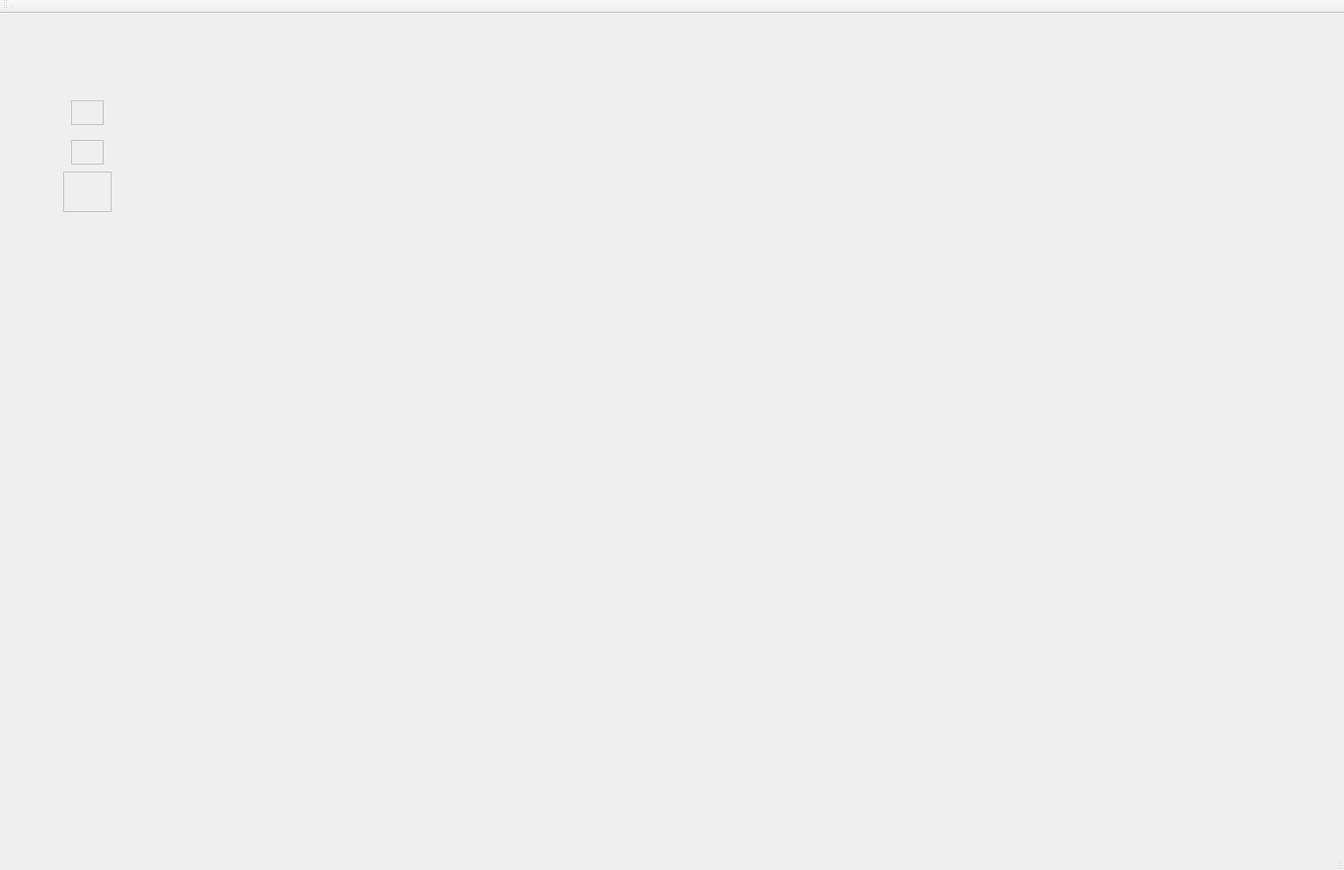
<?xml version="1.0" encoding="UTF-8"?>
<ui version="4.0">
 <class>MainWindow</class>
 <widget class="QMainWindow" name="MainWindow">
  <property name="geometry">
   <rect>
    <x>0</x>
    <y>0</y>
    <width>1700</width>
    <height>1100</height>
   </rect>
  </property>
  <property name="minimumSize">
   <size>
    <width>1700</width>
    <height>1100</height>
   </size>
  </property>
  <property name="maximumSize">
   <size>
    <width>1700</width>
    <height>1100</height>
   </size>
  </property>
  <property name="windowTitle">
   <string>MainWindow</string>
  </property>
  <widget class="QWidget" name="centralwidget">
   <property name="layoutDirection">
    <enum>Qt::RightToLeft</enum>
   </property>
   <widget class="QWidget" name="widget" native="true">
    <property name="geometry">
     <rect>
      <x>0</x>
      <y>0</y>
      <width>1700</width>
      <height>1000</height>
     </rect>
    </property>
    <property name="minimumSize">
     <size>
      <width>1700</width>
      <height>1000</height>
     </size>
    </property>
    <property name="maximumSize">
     <size>
      <width>1700</width>
      <height>1000</height>
     </size>
    </property>
    <property name="styleSheet">
     <string notr="true">image: url(:/map.png);</string>
    </property>
    <widget class="QFrame" name="frame">
     <property name="geometry">
      <rect>
       <x>90</x>
       <y>110</y>
       <width>41</width>
       <height>31</height>
      </rect>
     </property>
     <property name="styleSheet">
      <string notr="true">image: url(:/mush.png);</string>
     </property>
     <property name="frameShape">
      <enum>QFrame::StyledPanel</enum>
     </property>
     <property name="frameShadow">
      <enum>QFrame::Raised</enum>
     </property>
    </widget>
    <widget class="QFrame" name="frame_2">
     <property name="geometry">
      <rect>
       <x>90</x>
       <y>160</y>
       <width>41</width>
       <height>31</height>
      </rect>
     </property>
     <property name="styleSheet">
      <string notr="true">image: url(:/master.jpg);</string>
     </property>
     <property name="frameShape">
      <enum>QFrame::StyledPanel</enum>
     </property>
     <property name="frameShadow">
      <enum>QFrame::Raised</enum>
     </property>
    </widget>
    <widget class="QFrame" name="frame_3">
     <property name="geometry">
      <rect>
       <x>80</x>
       <y>200</y>
       <width>61</width>
       <height>51</height>
      </rect>
     </property>
     <property name="styleSheet">
      <string notr="true">image: url(:/turtle.png);</string>
     </property>
     <property name="frameShape">
      <enum>QFrame::StyledPanel</enum>
     </property>
     <property name="frameShadow">
      <enum>QFrame::Raised</enum>
     </property>
    </widget>
   </widget>
  </widget>
  <widget class="QStatusBar" name="statusbar"/>
  <widget class="QToolBar" name="toolBar">
   <property name="font">
    <font>
     <pointsize>9</pointsize>
    </font>
   </property>
   <property name="windowTitle">
    <string>toolBar</string>
   </property>
   <attribute name="toolBarArea">
    <enum>TopToolBarArea</enum>
   </attribute>
   <attribute name="toolBarBreak">
    <bool>false</bool>
   </attribute>
   <addaction name="separator"/>
  </widget>
  <action name="QComboBox">
   <property name="text">
    <string>起点</string>
   </property>
  </action>
  <action name="actionssd">
   <property name="text">
    <string>ssd]</string>
   </property>
  </action>
  <action name="actionsdsad">
   <property name="text">
    <string>sdsad</string>
   </property>
  </action>
  <action name="action">
   <property name="text">
    <string>医务室</string>
   </property>
  </action>
  <action name="action_2">
   <property name="text">
    <string>运动场</string>
   </property>
  </action>
  <action name="action_3">
   <property name="text">
    <string>雁北园北区</string>
   </property>
  </action>
  <action name="action_4">
   <property name="text">
    <string>医务室</string>
   </property>
  </action>
  <action name="action_5">
   <property name="text">
    <string>运动场</string>
   </property>
  </action>
  <action name="action_6">
   <property name="text">
    <string>雁北园北区</string>
   </property>
  </action>
 </widget>
 <resources/>
 <connections/>
</ui>
